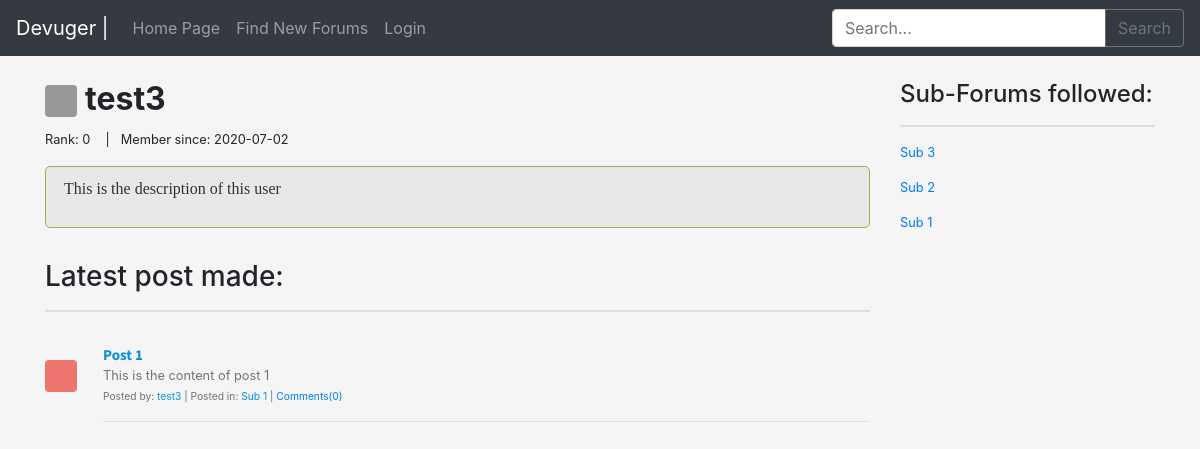
Page /user.php?username=test3 on the committed database.
### tables this page shows
CREATE TABLE users(
    id INT PRIMARY KEY AUTO_INCREMENT,
    username VARCHAR(60) UNIQUE,
    pass VARCHAR(255),
    email VARCHAR(255) UNIQUE,
    descp TEXT,
    color VARCHAR(20),
    creationDate DATE,
    uRank INT
);

CREATE TABLE posts(
    id INT PRIMARY KEY AUTO_INCREMENT,
    userId INT,
    subforumId INT,
    title VARCHAR(100),
    content LONGTEXT,
    uploadDate DATE,
    numComments INT,
    FOREIGN KEY (userId) REFERENCES users(id),
    FOREIGN KEY (subforumId) REFERENCES subforum(id)
);

CREATE TABLE subforum(
    id INT PRIMARY KEY AUTO_INCREMENT,
    sname VARCHAR(30) UNIQUE,
    descp TEXT,
    subscribers INT,
    color VARCHAR(20),
    numPosts INT,
    creationDate DATE,
    createdBy INT,
    rules TEXT,
    FOREIGN KEY (createdBy) REFERENCES users(id)
);

### user.php (the view, shortened to what this page needs)
<?php include('php/server.php'); ?>
<?php
$username = $_GET['username'];
$a = "SELECT * FROM users WHERE username = '$username'";
$r = mysqli_query($db, $a);
$rowd = mysqli_fetch_assoc($r);
$u_ID = $rowd['id'];
$u = $rowd['username'];
$descp = $rowd['descp'];
$color = $rowd['color'];
$creationDate = $rowd['creationDate'];
$userRank = $rowd['uRank'];
?>
<?php
if (isset($_GET['page_num']) && $_GET['page_num'] != "") {
	$page_num = $_GET['page_num'];
} else {
	$page_num = 1;
}
$total_posts_per_page = 5;
$offset = ($page_num - 1) * $total_posts_per_page;
?>
<?php include('php/updateProfileSettings.php'); ?>
<?php include('includes/header.php'); ?>
<main>
	<div class="container py-4">
		<div class="row">
			<div class="col-md-9">
				<h2><svg class="bd-placeholder-img mr-2 rounded" style="opacity: 0.7;filter: alpha(opacity=70);" width="32" height="32" xmlns="http://www.w3.org/2000/svg" preserveAspectRatio="xMidYMid slice" focusable="false" role="img" aria-label="">
						<title>Profile: <?php echo $username; ?></title>
						<rect width="100%" height="100%" fill="<?php echo $color; ?>" /><text x="50%" y="50%" fill="" dy=".3em"></text>
					</svg><b><?php echo $username; ?></b></h2>
				<small>Rank: <?php echo $userRank; ?></small>
				<small>&nbsp;&nbsp; | &nbsp;&nbsp;</small><small>Member since: <?php echo $creationDate; ?></small>
				<div class="descp py-3 mb-3">
					<div class="content-border">
						<p class="pl-2 content"><?php echo nl2br($descp); ?></p>
					</div>
				</div>
				<h3>Latest post made:</h3>
				<hr class="border-bottom border-gray">
				<?php
				$query_get_user_posts = "SELECT * FROM posts WHERE userId = '$u_ID' ORDER BY id DESC LIMIT $offset, $total_posts_per_page";
				$get_user_posts = mysqli_query($db, $query_get_user_posts);
				if (mysqli_num_rows($get_user_posts) > 0) {
					while ($get_user_posts_row = mysqli_fetch_assoc($get_user_posts)) {
						$subforumId = $get_user_posts_row['subforumId'];
						$q2 = "SELECT * FROM subforum WHERE id = '$subforumId'";
						$rs = mysqli_query($db, $q2);
						$row2 = mysqli_fetch_assoc($rs);
						$sub_color = $row2['color'];
						$sub_name = $row2['sname'];
						echo
							'<article>
											<div class="media text-muted pt-3">
												<svg class="bd-placeholder-img mr-2 rounded mt-3" style="opacity: 0.7;filter: alpha(opacity=70);" width="32" height="32" xmlns="http://www.w3.org/2000/svg" preserveAspectRatio="xMidYMid slice" focusable="false" role="img" aria-label=""><title></title><rect width="100%" height="100%" fill="' . $sub_color . '"/><text x="50%" y="50%" fill="" dy=".3em"></text></svg>
												&nbsp;&nbsp;&nbsp;&nbsp;
												<div class="media-body">
													<a href="post.php?id=' . $get_user_posts_row['id'] . '&title=' . $get_user_posts_row['title'] . '"><p class="media-body pb-3 mb-0 small lh-125 border-bottom border-gray">
													<strong class="d-block text-gray-dark article-title">' . $get_user_posts_row['title'] . '</strong></a>' . strip_tags(mb_strimwidth($get_user_posts_row['content'], 0, 125, "..."), '<br/>') . '<br>
													<small>Posted by: <a class="article-b-links" href="user.php?username=' . $u . '">' . $u . '</a>&nbsp;|&nbsp;Posted in: <a class="article-b-links" href="sub.php?r=' . $sub_name . '">' . $sub_name . '</a>&nbsp;|&nbsp;<a href="post.php?id=' . $get_user_posts_row['id'] . '&title=' . $get_user_posts_row['title'] . '#comments-seccion">Comments(' . $get_user_posts_row['numComments'] . ')</a></small></p>
												</div>
											</div>
										</article>';
					}
				}
				?>
			</div>
			<div class="col-md-3">
				<h4>Sub-Forums followed:</h4>
				<hr class="border-bottom border-gray">
				<?php
				$query_get_followed_forums = "SELECT * FROM subforum WHERE id IN (SELECT subId FROM subscriptions WHERE userId = '$u_ID') ORDER BY id DESC";
				$get_user_followed_forums = mysqli_query($db, $query_get_followed_forums);
				if (mysqli_num_rows($get_user_followed_forums) > 0) {
					while ($get_user_followed_forums_rows = mysqli_fetch_assoc($get_user_followed_forums)) {
						echo '<small><p><a href="sub.php?r=' . $get_user_followed_forums_rows['sname'] . '">' . $get_user_followed_forums_rows['sname'] . '</a></p></small>';
					}
				}
				?>
			</div>
		</div>
	</div>
</main>
<?php include('includes/footer.php'); ?>

### css/main.css (style rules this page uses)
body { background-color: whitesmoke; }
strong.article-title { font-family: 'Source Sans Pro', sans-serif; color: rgb(7, 147, 212); text-decoration-color: rgb(7, 147, 212); font-size: 15px; }
a.article-b-links, a.article-b-links:link, a.article-b-links:visited, a.article-b-links:hover { color: rgb(7, 147, 212); text-decoration-color: rgb(7, 147, 212); }
.content-border { border-radius: 5px; border: 1px solid #73AD21; padding: 10px; background-color: #e6e6e6; opacity: 0.8; color: black; word-wrap: auto; overflow-wrap: normal; overflow-y: auto; overflow-x: hidden; }
.content { color: black; font-family: 'PT Serif', serif; }

### rows in the picture
users: uRank "0", creationDate "2020-07-02", descp "This is the description of this user"
posts: title "Post 1", content "This is the content of post 1", userId.username "test3", subforumId.sname "Sub 1", numComments "0"
subforum: sname "Sub 3"
subforum: sname "Sub 2"
subforum: sname "Sub 1"

### other values in the picture
$username "test3"
